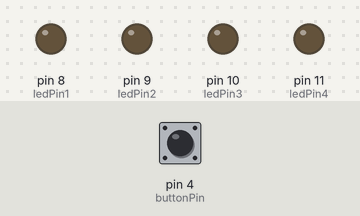
Simulated run of this sketch. Board: Arduino Uno, built with avr-gcc and run on an emulated ATmega328P. Parts: output pins drawn as LEDs (lit = HIGH). The inputs (shaded band) are chosen by the test bench; at power-on: pin 4 (buttonPin) LOW.

Above: at 1.2 s.
1.3 s: pin 4 (buttonPin) pulled HIGH for 0.15 s
At 1.78 s:
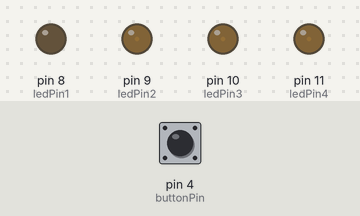
4.3 s: pin 4 (buttonPin) pulled HIGH for 1 s
At 6.7 s:
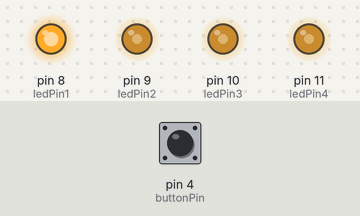
At 7.92 s:
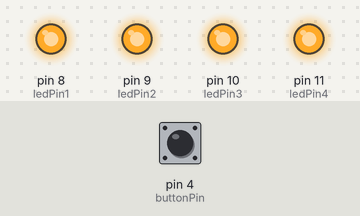
Timing chart, 0 to 14.3 s (numbered marks = the images above; inputs shaded):
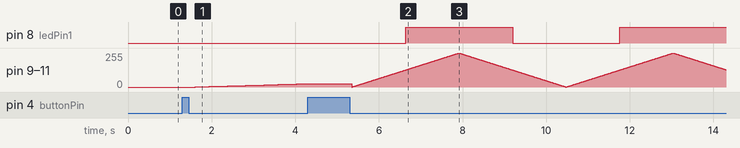

Measured:
- after the input at 1.3 s, pin 9 (ledPin2), pin 10 (ledPin3), pin 11 (ledPin4): moves from 0/255 to 25/255 over 2.6 s, starting after 0.31 s
- after the input at 4.3 s, pin 8 (ledPin1): LOW → HIGH after 2.3 s, → LOW 2.6 s later, → HIGH 2.6 s later

The sketch:

Huang_ButtonDim.ino
```cpp
// ButtonDim Program
// By Talon Huang
// AT Computer Science
// constants won't change. They're used here to set pin numbers:
const int buttonPin = 4;     // the number of the pushbutton pin
const int ledPin1 =  8;      // the number of the LED pin 1
const int ledPin2 =  9;      // the number of the LED pin 2
const int ledPin3 =  10;     // the number of the LED pin 3
const int ledPin4 =  11;     // the number of the LED pin 4
boolean ledOn = false;
boolean lastButton = LOW;
boolean currentButton = LOW;

// variables will change:
void setup() {
  // initialize the LED pins as an output:
  pinMode(ledPin1, OUTPUT);
  pinMode(ledPin2, OUTPUT);
  pinMode(ledPin3, OUTPUT);
  pinMode(ledPin4, OUTPUT);
  // initialize the pushbutton pin as an input:
  pinMode(buttonPin, INPUT);
}

void dims(int i)//create an analog method to dim the light
{
  analogWrite(ledPin1, i);   // turn the LED on (HIGH is the voltage level)
  analogWrite(ledPin2, i);
  analogWrite(ledPin3, i);
  analogWrite(ledPin4, i);
  delay(10);
}

boolean debounce(boolean last)
{
  boolean current = digitalRead(buttonPin);
  if(last!=current)
  {
    delay(50);
    current = digitalRead(buttonPin);
  }
  return current;
}


void loop() {

  /*ButtonCheck*/           currentButton = debounce(lastButton);
                            if (currentButton == HIGH && lastButton == LOW )
                            {
                               ledOn = true;
                            }

                            lastButton = currentButton;

  while(ledOn){

      /*Increasing Loop*/ for(int a=0; a<255; a++)
                          {
                            currentButton = debounce(lastButton);
                            if (!ledOn || debounce(lastButton) == HIGH)
                            {
                               ledOn=!ledOn;
                               lastButton = currentButton;
                               break;
                            }
                              dims(a);
                          }


      /*Decreasing Loop*/ for(int a=255; a>0; a--)
                          {
                            currentButton = debounce(lastButton);
                            if (!ledOn || debounce(lastButton) == HIGH)
                            {
                               ledOn=!ledOn;
                               lastButton = currentButton;
                               break;
                            }
                              dims(a);
                          }

  }
 }
```
